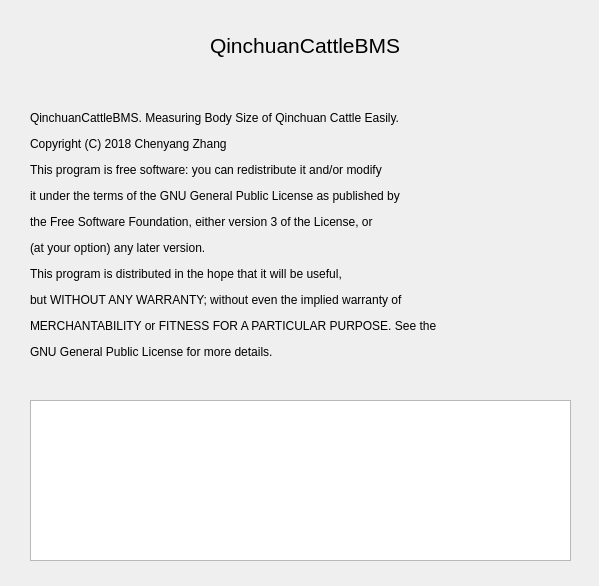
<?xml version="1.0" encoding="UTF-8"?>
<ui version="4.0">
 <class>AboutDlg</class>
 <widget class="QDialog" name="AboutDlg">
  <property name="geometry">
   <rect>
    <x>0</x>
    <y>0</y>
    <width>599</width>
    <height>586</height>
   </rect>
  </property>
  <property name="minimumSize">
   <size>
    <width>599</width>
    <height>586</height>
   </size>
  </property>
  <property name="maximumSize">
   <size>
    <width>599</width>
    <height>586</height>
   </size>
  </property>
  <property name="windowTitle">
   <string>About</string>
  </property>
  <property name="windowIcon">
   <iconset>
    <normaloff>:/app_icon/app-logo</normaloff>:/app_icon/app-logo</iconset>
  </property>
  <widget class="QLabel" name="logoLabel">
   <property name="geometry">
    <rect>
     <x>140</x>
     <y>20</y>
     <width>60</width>
     <height>60</height>
    </rect>
   </property>
   <property name="text">
    <string/>
   </property>
   <property name="pixmap">
    <pixmap resource="../qbmsres.qrc">:/imgs/app-icon</pixmap>
   </property>
   <property name="scaledContents">
    <bool>true</bool>
   </property>
  </widget>
  <widget class="QLabel" name="nameLabel">
   <property name="geometry">
    <rect>
     <x>210</x>
     <y>20</y>
     <width>251</width>
     <height>51</height>
    </rect>
   </property>
   <property name="font">
    <font>
     <family>Arial</family>
     <pointsize>16</pointsize>
    </font>
   </property>
   <property name="text">
    <string>QinchuanCattleBMS</string>
   </property>
  </widget>
  <widget class="QTextBrowser" name="licenseText">
   <property name="geometry">
    <rect>
     <x>30</x>
     <y>400</y>
     <width>541</width>
     <height>161</height>
    </rect>
   </property>
   <property name="source">
    <url>
     <string>qrc:/licenses/software_license.html</string>
    </url>
   </property>
  </widget>
  <widget class="QLabel" name="authorLabel">
   <property name="geometry">
    <rect>
     <x>30</x>
     <y>80</y>
     <width>551</width>
     <height>311</height>
    </rect>
   </property>
   <property name="inputMethodHints">
    <set>Qt::ImhNone</set>
   </property>
   <property name="text">
    <string>&lt;html&gt;&lt;head/&gt;&lt;body&gt;&lt;p&gt;QinchuanCattleBMS. Measuring Body Size of Qinchuan Cattle Easily.&lt;/p&gt;&lt;p&gt;Copyright (C) 2018 Chenyang Zhang&lt;/p&gt;&lt;p&gt;This program is free software: you can redistribute it and/or modify&lt;/p&gt;&lt;p&gt;it under the terms of the GNU General Public License as published by&lt;/p&gt;&lt;p&gt;the Free Software Foundation, either version 3 of the License, or&lt;/p&gt;&lt;p&gt;(at your option) any later version.&lt;/p&gt;&lt;p&gt;This program is distributed in the hope that it will be useful,&lt;/p&gt;&lt;p&gt;but WITHOUT ANY WARRANTY; without even the implied warranty of&lt;/p&gt;&lt;p&gt;MERCHANTABILITY or FITNESS FOR A PARTICULAR PURPOSE. See the&lt;/p&gt;&lt;p&gt;GNU General Public License for more details.&lt;/p&gt;&lt;/body&gt;&lt;/html&gt;</string>
   </property>
   <property name="textInteractionFlags">
    <set>Qt::LinksAccessibleByKeyboard|Qt::LinksAccessibleByMouse</set>
   </property>
  </widget>
 </widget>
 <resources>
  <include location="../qbmsres.qrc"/>
 </resources>
 <connections/>
</ui>
